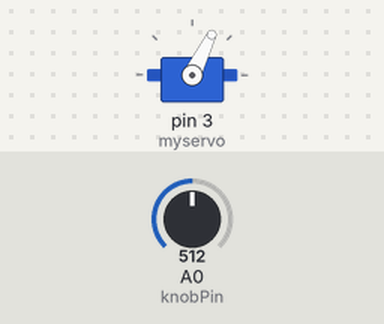
Bench run of a sketch on a simulated Arduino Uno, built with avr-gcc and run on an emulated ATmega328P. Shown: servo. The inputs (shaded band) are chosen by the test bench; at power-on: A0 (knobPin) = 512.

Above: at 1.2 s.
1.3 s: A0 (knobPin) set to 716
At 2.5 s:
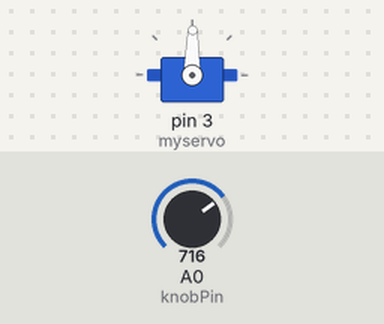
2.8 s: A0 (knobPin) set to 900
At 4.0 s:
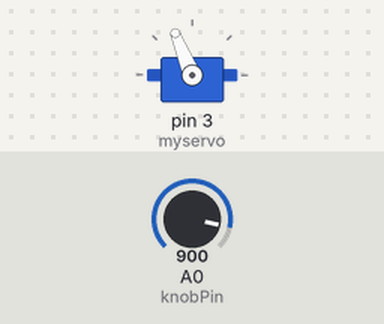
4.3 s: A0 (knobPin) set to 1023
At 5.0 s:
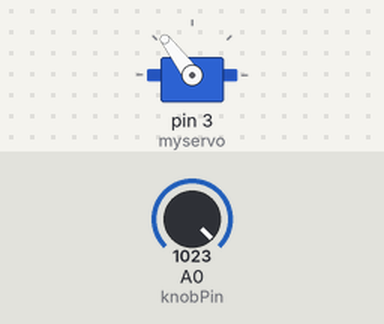
5.8 s: A0 (knobPin) set to 306
At 7.0 s:
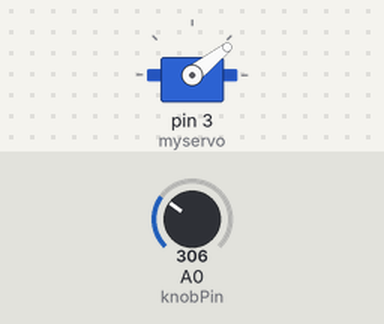
7.3 s: A0 (knobPin) set to 122
At 8.5 s:
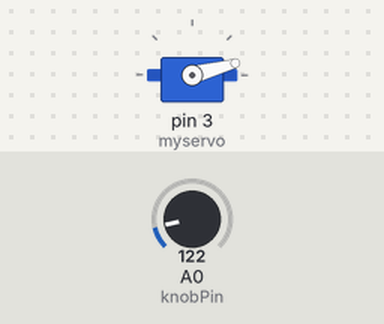
Timing chart, 0 to 9.8 s (numbered marks = the images above; inputs shaded):
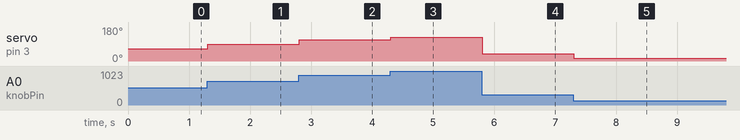

The sketch:

engrl_3_1_2.ino
```cpp
/* ServoTest with Arduino
   Author: Sean Cajigal
   Date: 2/19/26 */

#include <Servo.h> // include the Servo library

Servo myservo; //create the servo object
int pos=0; //variable to store the servo position
int knobState = 0;

int knobPin = A0;

void setup()
{
  myservo.attach(3); // attaches the servo on pin 3 to a servo object
  pinMode(knobPin, INPUT); // sets the knob pin to receive input
}

void loop()
{
  //every 10ms, update the knob state and write to the servo motor
  knobState = analogRead(knobPin);
  myservo.write(knobState/8);
  delay(10);
}
```

Measured:
- after the input at 1.3 s, servo on pin 3 (myservo): 64° → 89° at once
- after the input at 2.8 s, servo on pin 3 (myservo): 89° → 112° at once
- after the input at 4.3 s, servo on pin 3 (myservo): 112° → 127° at once
- after the input at 5.8 s, servo on pin 3 (myservo): 127° → 38° at once
- after the input at 7.3 s, servo on pin 3 (myservo): 38° → 15° at once
